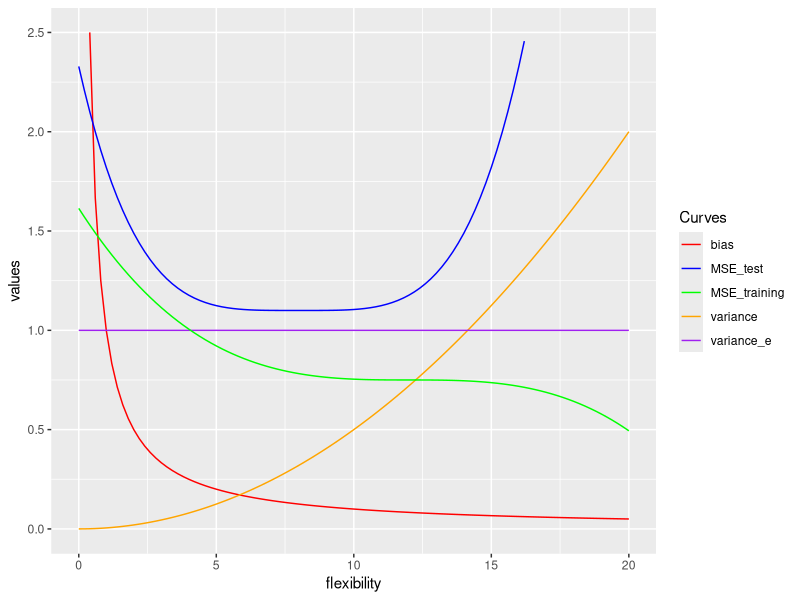
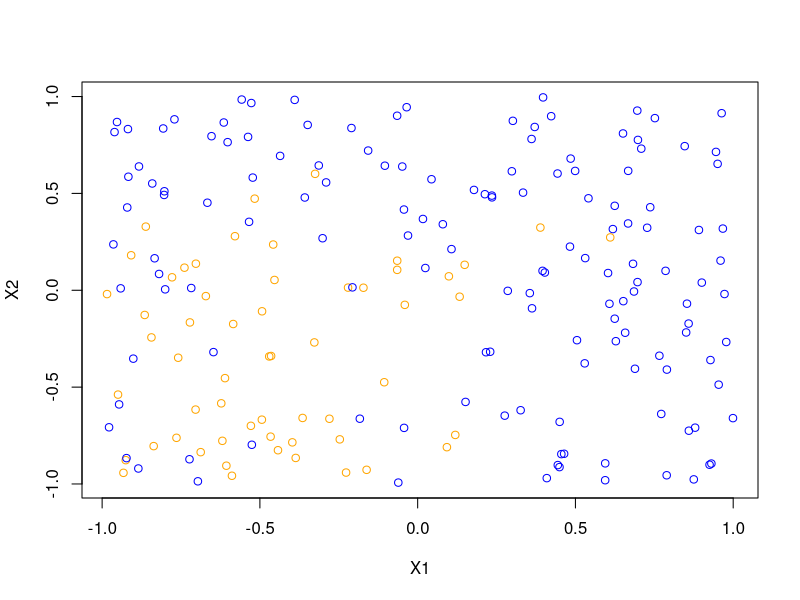
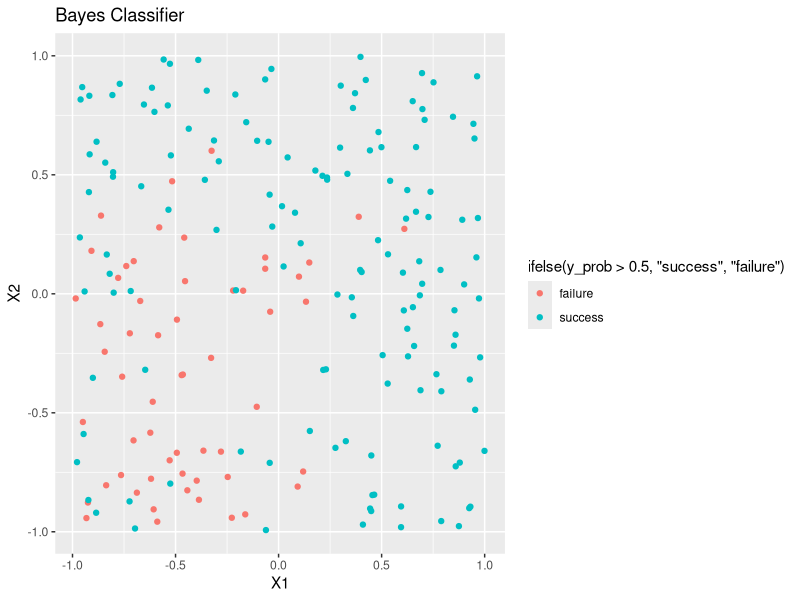

The R script that drew these images, in order:
## ---- chunk 1
knitr::opts_chunk$set(echo = TRUE)
## ---- chunk 2
library(ggplot2)
#setting functions for each variable
bias <- function(x) 1/x
variance <- function(x) .005*x^2
variance_e <- function(x) 1
MSE_training <- function(x) -.0005*(x-12)^3 + .75
MSE_test <- function(x) .0003*(x - 8)^4 + 1.1
ggplot(data = data.frame(x = c(0, 20)), aes(x)) + stat_function(fun = bias, aes(color = "bias")) + stat_function(fun = variance, aes(color = "variance")) + stat_function(fun = variance_e, aes(color = "variance_e")) + stat_function(fun = MSE_training, aes(color = "MSE_training")) + stat_function(fun = MSE_test, aes(color = "MSE_test")) + xlim(0, 20) + ylim(0, 2.5) + xlab("flexibility") + ylab("values") + scale_color_manual("Curves", values = c("red", "blue", "green", "orange", "purple"))
## ---- chunk 3
#(a) setting a random number generator seed
set.seed(500)
#(b) simulating a dataset of N = 200 with X1 and X2 as random uniform variables [0, 1]
X1 <- runif(200, -1, 1)
X2 <- runif(200, -1, 1)
X1
X2
#(c) calculating equation with epsilon
e <- rnorm(200, 0, sqrt(.25))
y <- X1 + X1^2 + X2 + X2^2 + e
y
#(d) calculate the probability of success bounded
y_prob <- exp(y)/(1 + exp(y))
y_prob
#(e) plot the points
plot(X1, X2, xlab = "X1", ylab = "X2", col = ifelse(y_prob > .5, 'blue', 'orange'))
#(f) & (g) Incorporate Decision Boundary with a meaningful title and axes
library(tidyverse)
df <- data.frame(X1, X2, y_prob)
boundary.X1 <- seq(-1, 1, by = .5)
boundary.X2 <- seq(-1, 1, by = .5)
grid <- expand.grid(X1 = boundary.X1, X2 = boundary.X2)
grid
grid <- mutate(grid, y = X1 + X1^2 + X2 + X2^2, z = exp(y)/(1 + exp(y)), upper = z > .5)
ggplot(grid, aes(X1, X2)) + geom_contour(aes(z = z, group = upper), bins = .5) + geom_point(data = df, aes(color = ifelse(y_prob > .5, 'success', 'failure'))) + labs(title = "Bayes Classifier")
